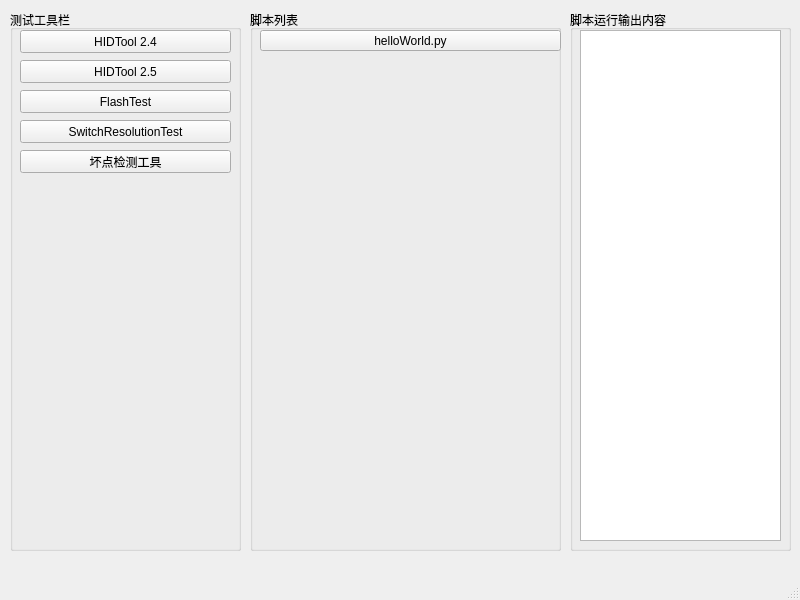
<?xml version="1.0" encoding="UTF-8"?>
<ui version="4.0">
 <class>MainWindow</class>
 <widget class="QMainWindow" name="MainWindow">
  <property name="geometry">
   <rect>
    <x>0</x>
    <y>0</y>
    <width>800</width>
    <height>600</height>
   </rect>
  </property>
  <property name="minimumSize">
   <size>
    <width>800</width>
    <height>600</height>
   </size>
  </property>
  <property name="maximumSize">
   <size>
    <width>800</width>
    <height>600</height>
   </size>
  </property>
  <property name="windowTitle">
   <string>视熙测试工具箱</string>
  </property>
  <property name="windowIcon">
   <iconset>
    <normaloff>C:/Users/CHENGUANGTAO/.designer/backup/seevi_64.ico</normaloff>C:/Users/CHENGUANGTAO/.designer/backup/seevi_64.ico</iconset>
  </property>
  <property name="toolTip">
   <string>视熙科技测试部工具箱</string>
  </property>
  <property name="autoFillBackground">
   <bool>false</bool>
  </property>
  <property name="iconSize">
   <size>
    <width>64</width>
    <height>64</height>
   </size>
  </property>
  <property name="documentMode">
   <bool>false</bool>
  </property>
  <property name="tabShape">
   <enum>QTabWidget::Rounded</enum>
  </property>
  <property name="dockNestingEnabled">
   <bool>false</bool>
  </property>
  <widget class="QWidget" name="centralwidget">
   <widget class="QGroupBox" name="groupBox">
    <property name="geometry">
     <rect>
      <x>10</x>
      <y>10</y>
      <width>231</width>
      <height>541</height>
     </rect>
    </property>
    <property name="autoFillBackground">
     <bool>false</bool>
    </property>
    <property name="title">
     <string>测试工具栏</string>
    </property>
    <property name="flat">
     <bool>false</bool>
    </property>
    <widget class="QPushButton" name="btn_hidTool_2_4">
     <property name="geometry">
      <rect>
       <x>10</x>
       <y>20</y>
       <width>211</width>
       <height>23</height>
      </rect>
     </property>
     <property name="toolTip">
      <string>点击打开HidTool 2.4</string>
     </property>
     <property name="text">
      <string>HIDTool 2.4</string>
     </property>
    </widget>
    <widget class="QPushButton" name="btn_FlashTest">
     <property name="geometry">
      <rect>
       <x>10</x>
       <y>80</y>
       <width>211</width>
       <height>23</height>
      </rect>
     </property>
     <property name="toolTip">
      <string>点击打开FlashTest测试工具</string>
     </property>
     <property name="text">
      <string>FlashTest</string>
     </property>
    </widget>
    <widget class="QPushButton" name="btn_SwitchResolutionTest">
     <property name="geometry">
      <rect>
       <x>10</x>
       <y>110</y>
       <width>211</width>
       <height>23</height>
      </rect>
     </property>
     <property name="toolTip">
      <string>点击打开分辨率切换测试页面</string>
     </property>
     <property name="text">
      <string>SwitchResolutionTest</string>
     </property>
    </widget>
    <widget class="QPushButton" name="btn_hidTool_2_5">
     <property name="geometry">
      <rect>
       <x>10</x>
       <y>50</y>
       <width>211</width>
       <height>23</height>
      </rect>
     </property>
     <property name="toolTip">
      <string>点击打开HidTool 2.5</string>
     </property>
     <property name="text">
      <string>HIDTool 2.5</string>
     </property>
    </widget>
    <widget class="QPushButton" name="btn_BadPointCheck">
     <property name="geometry">
      <rect>
       <x>10</x>
       <y>140</y>
       <width>211</width>
       <height>23</height>
      </rect>
     </property>
     <property name="toolTip">
      <string>点击打开分辨率切换测试页面</string>
     </property>
     <property name="text">
      <string>坏点检测工具</string>
     </property>
    </widget>
   </widget>
   <widget class="QGroupBox" name="groupBox_2">
    <property name="geometry">
     <rect>
      <x>250</x>
      <y>10</y>
      <width>311</width>
      <height>541</height>
     </rect>
    </property>
    <property name="toolTip">
     <string/>
    </property>
    <property name="title">
     <string>脚本列表</string>
    </property>
    <widget class="QPushButton" name="btn_Script_HelloWorld">
     <property name="geometry">
      <rect>
       <x>10</x>
       <y>20</y>
       <width>301</width>
       <height>21</height>
      </rect>
     </property>
     <property name="toolTip">
      <string>点击运行helloWorld.py脚本</string>
     </property>
     <property name="text">
      <string>helloWorld.py</string>
     </property>
    </widget>
   </widget>
   <widget class="QGroupBox" name="groupBox_3">
    <property name="geometry">
     <rect>
      <x>570</x>
      <y>10</y>
      <width>221</width>
      <height>541</height>
     </rect>
    </property>
    <property name="title">
     <string>脚本运行输出内容</string>
    </property>
    <widget class="QPlainTextEdit" name="log_output_EditText">
     <property name="geometry">
      <rect>
       <x>10</x>
       <y>20</y>
       <width>201</width>
       <height>511</height>
      </rect>
     </property>
    </widget>
   </widget>
  </widget>
  <widget class="QMenuBar" name="menubar">
   <property name="geometry">
    <rect>
     <x>0</x>
     <y>0</y>
     <width>800</width>
     <height>23</height>
    </rect>
   </property>
  </widget>
  <widget class="QStatusBar" name="statusbar"/>
 </widget>
 <resources/>
 <connections/>
</ui>
